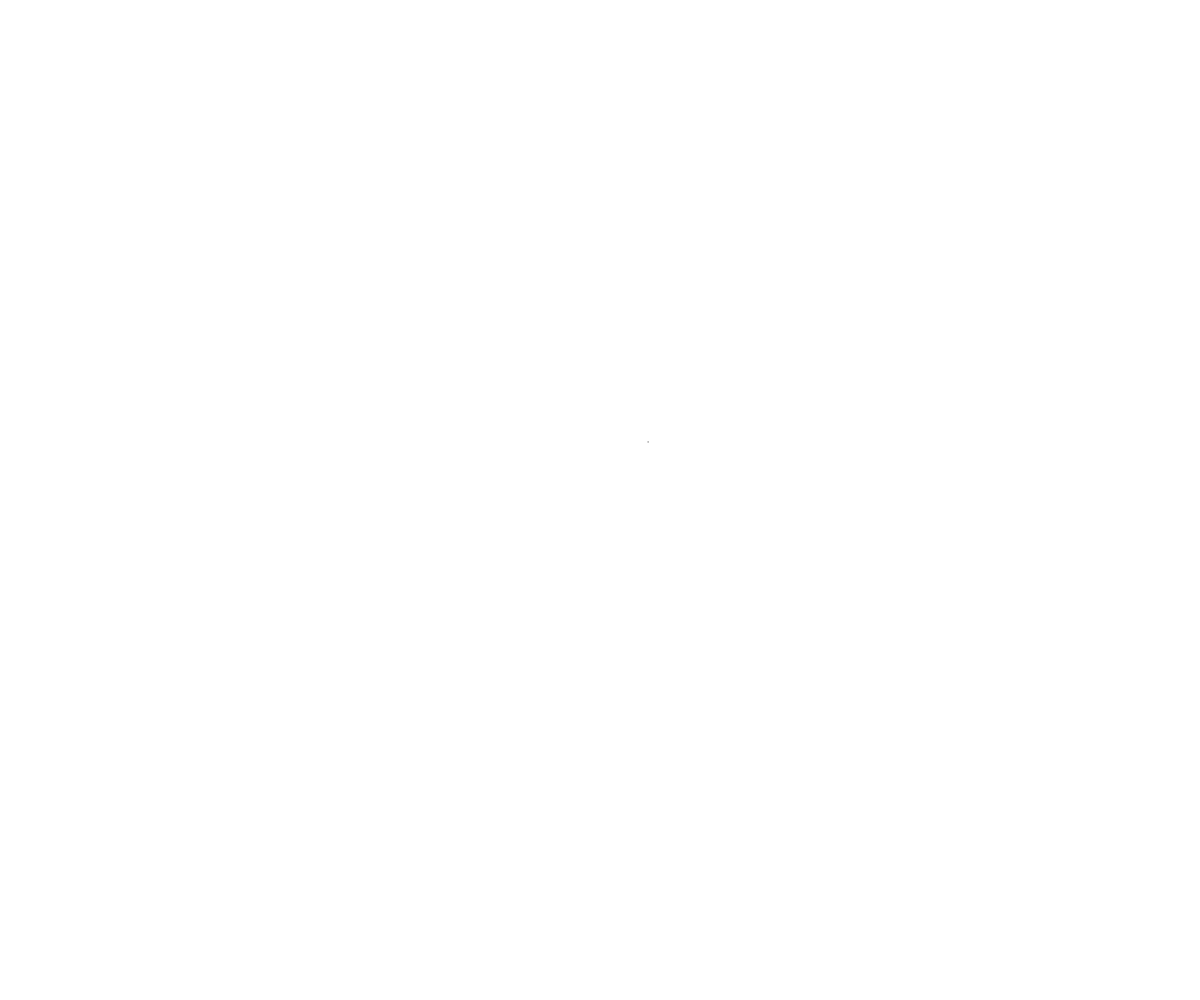
Frame 1 (no input)
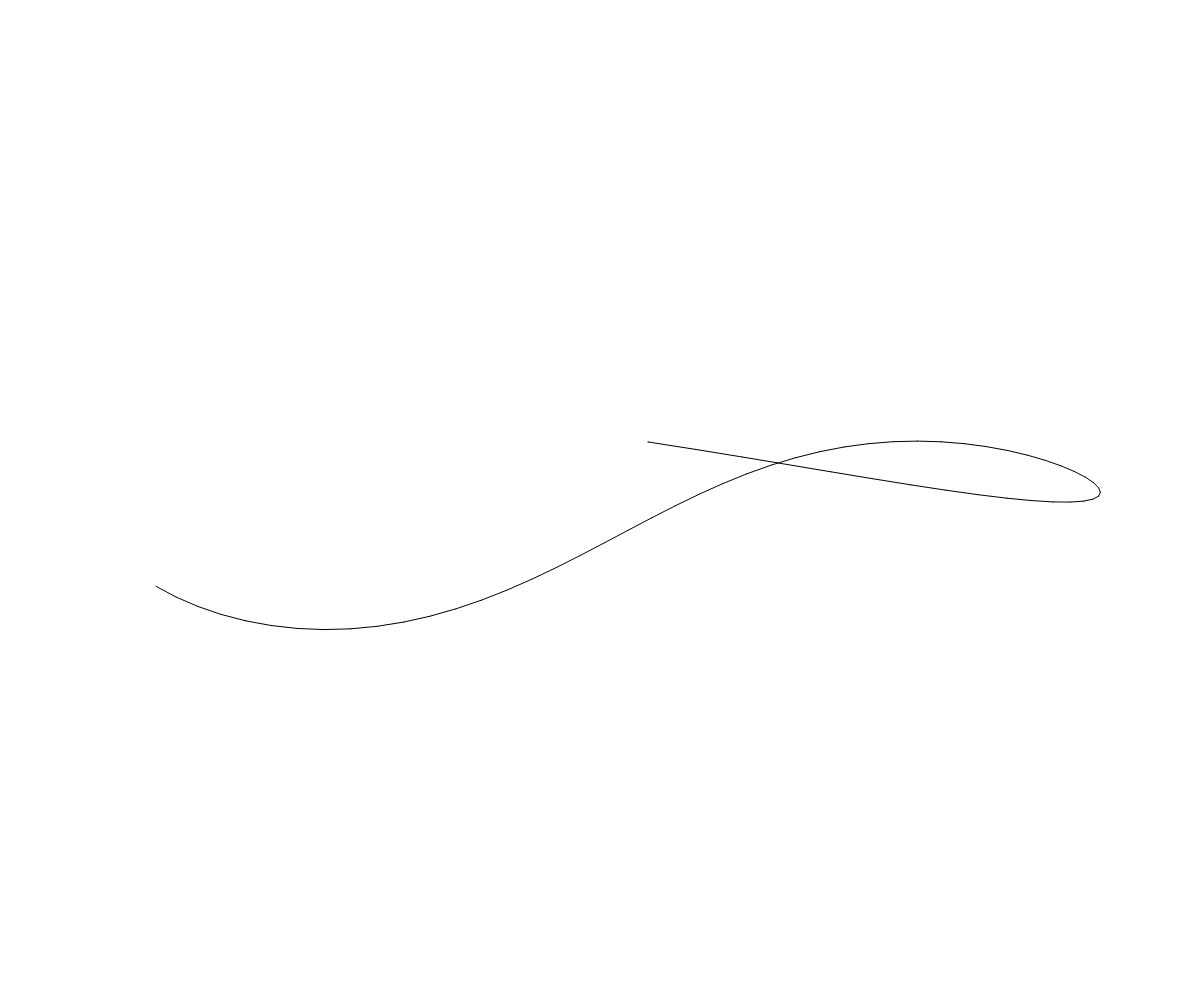
Frame 60 (no input)
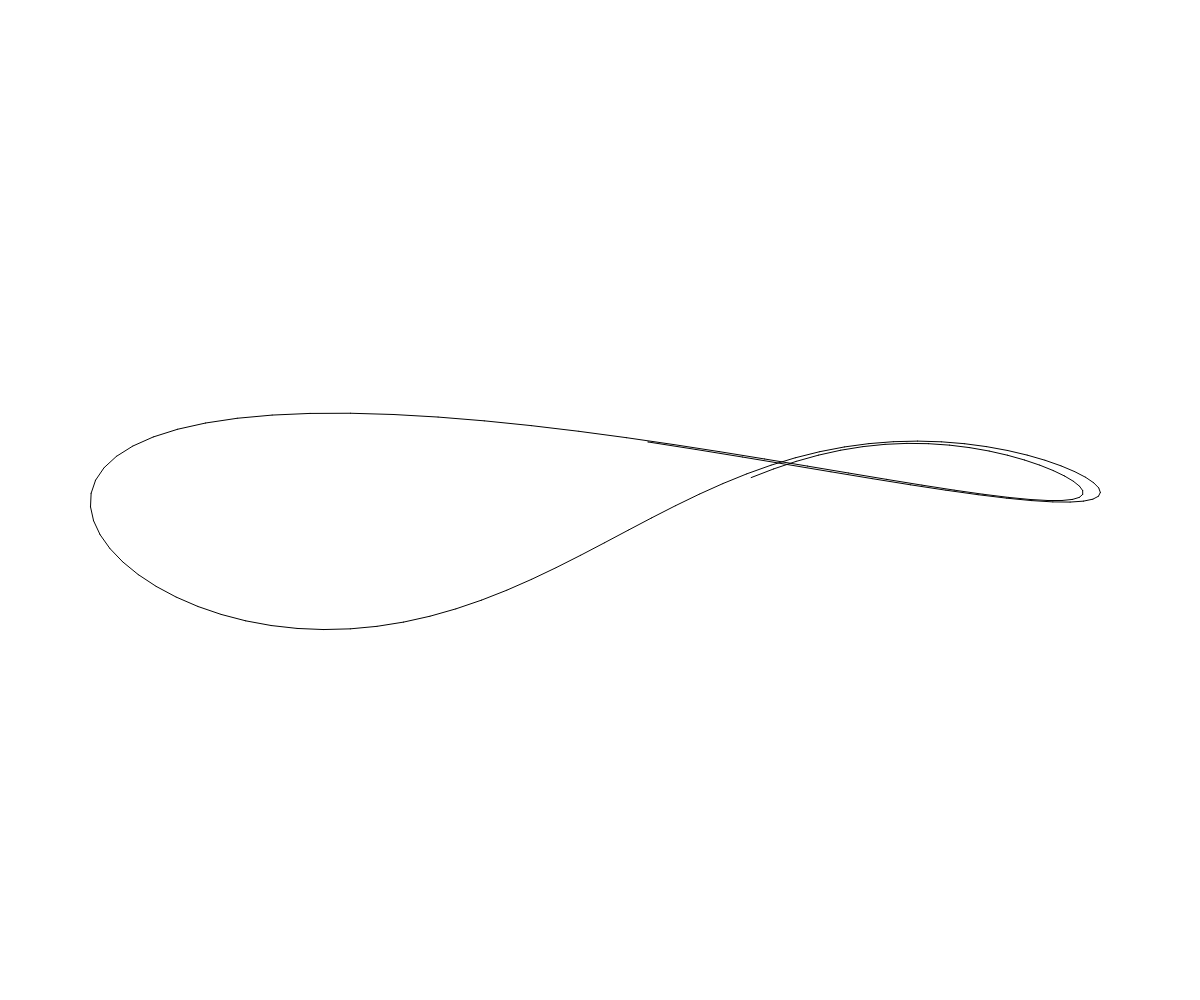
Frame 120 (the mouse pressed at the canvas centre since frame 60)

The p5.js sketch that drew these frames (run headless with seeded random() and noise() and a simulated clock; from frame 60 on, the mouse is pressed at the canvas centre):

// p5.js sketch
// ── sketch.js
// allow initial amplitude to =1
// Amplitudes
var A1;
var A2;
var A3;
var A4;

// Frequencies
var f1;
var f2;
var f3;
var f4;

//Phases
var p1;
var p2;
var p3;
var p4;

// Dampers
var d1;
var d2;
var d3;
var d4;

var prevX;
var prevY;
var X;
var Y;
var RedrawToggle;
var BeginShapeToggle;
var EndShapeToggle;

var t;
function setup()
{
  t=0;
  // allow initial amplitude to =1
  // Amplitudes
  A1 = 6;
  A2 = 1;
  A3 = 1;
  A4 = 1;

  // Frequencies
  f1 = 3.001;
  f2 = 6.09;
  f3 = 3;
  f4 = 6;

   //Phases
  p1 = 0;
  p2 = 0;
  p3 = 180;
  p4 = 270;

  // Dampers
  d1 = 0.004;
  d2 = 0.0065;
  d3 = 0.008;
  d4 = 0.019;

  frameRate(100);
  createCanvas(windowWidth, windowHeight);
}

function draw()
{
  t += 0.025;

  //console.log(t);
  noFill();
  strokeWeight(1);
  strokeJoin(round);

//  if(RedrawToggle)
  //{
    drawHarmonograph();
//  }

}

function drawHarmonograph()
{
  if(t <= 150)
  {
    prevX = X;
    prevY = Y;

    X = (windowWidth/15) * HarmonographX(t) + (windowWidth/2);
    Y = (windowHeight/15) * HarmonographY(t) + (windowHeight/2);
    console.log(X);
    beginShape();
    line(prevX, prevY, X, Y);
    endShape();
  }
  else
  {
      RedrawToggle = 0;
      EndShapeToggle = 1;
  }

}

function windowResized()
{
  resizeCanvas(windowWidth, windowHeight);
}

function updateAndClear()
{
  clear();

  var x = document.getElementById("Amplitudes");

  A1 = x.elements[0].value;
  A2 = x.elements[1].value;
  A3 = x.elements[2].value;
  A4 = x.elements[3].value;

  RedrawToggle = 1;
  BeginShapeToggle = 1;
  EndShapeToggle = 0;
}

function HarmonographX(t)
{
  x = (A1 * sin((t * f1) + p1) * (exp(-d1 * t))) +
      (A2 * sin((t * f2) + p2) * (exp(-d2 * t)));

  return x;
}

function HarmonographY(t)
{
  y = (A3 * sin((t * f3) + p3) * (exp(-d3 * t))) +
      (A4 * sin((t * f4) + p4) * (exp(-d4 * t)));

  return y;
}
